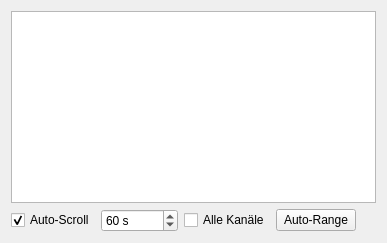
<?xml version="1.0" encoding="UTF-8"?>
<ui version="4.0">
 <class>MeasurementView</class>
 <widget class="QWidget" name="MeasurementView">
  <layout class="QVBoxLayout" name="verticalLayout">
   <item>
    <widget class="GyroPlot" name="plot"/>
   </item>
   <item>
    <layout class="QHBoxLayout" name="layoutOptions">
     <item>
      <widget class="QCheckBox" name="checkAutoScroll">
       <property name="checked">
        <bool>true</bool>
       </property>
       <property name="text">
        <string>Auto-Scroll</string>
       </property>
       <property name="toolTip">
        <string>Wenn aktiviert, zeigen die Diagramme die neuesten Messwerte und führen die Zeitachse mit</string>
       </property>
      </widget>
     </item>
     <item>
      <widget class="QSpinBox" name="spinScrollWindow">
       <property name="minimum">
        <number>5</number>
       </property>
       <property name="maximum">
        <number>999999</number>
       </property>
       <property name="value">
        <number>60</number>
       </property>
       <property name="suffix">
        <string> s</string>
       </property>
       <property name="toolTip">
        <string>Breite des mitlaufenden Zeitfensters in Sekunden</string>
       </property>
      </widget>
     </item>
     <item>
      <widget class="QCheckBox" name="checkAllChannels">
       <property name="text">
        <string>Alle Kanäle</string>
       </property>
       <property name="toolTip">
        <string>Zusätzlich Beschleunigung und die übrigen Drehraten anzeigen</string>
       </property>
      </widget>
     </item>
     <item>
      <widget class="QPushButton" name="buttonAutoRange">
       <property name="text">
        <string>Auto-Range</string>
       </property>
       <property name="toolTip">
        <string>Achsen automatisch an die Daten anpassen</string>
       </property>
      </widget>
     </item>
     <item>
      <spacer name="spacerOptions">
       <property name="orientation">
        <enum>Qt::Orientation::Horizontal</enum>
       </property>
       <property name="sizeHint" stdset="0">
        <size>
         <width>20</width>
         <height>20</height>
        </size>
       </property>
      </spacer>
     </item>
    </layout>
   </item>
  </layout>
 </widget>
 <customwidgets>
  <customwidget>
   <class>GyroPlot</class>
   <extends>QGraphicsView</extends>
   <header>gyroscope_ui.ui.widgets.gyro_plot</header>
  </customwidget>
 </customwidgets>
 <resources/>
 <connections/>
</ui>
